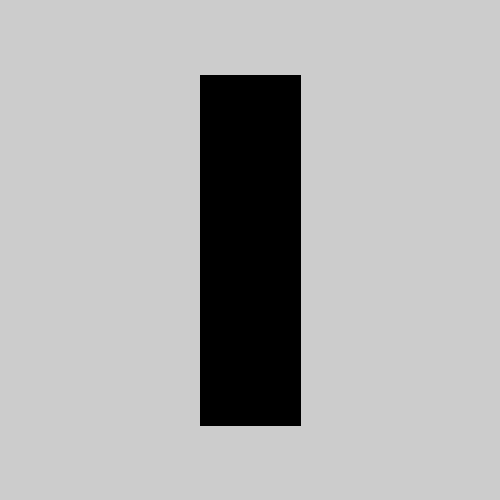
Frame 1 (no input)
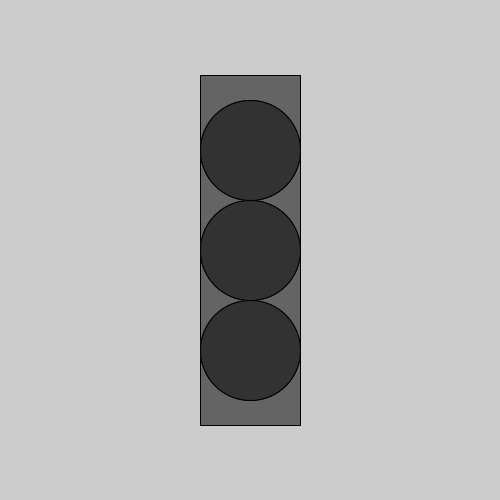
Frame 60 (the mouse pressed at the canvas centre just before this capture)
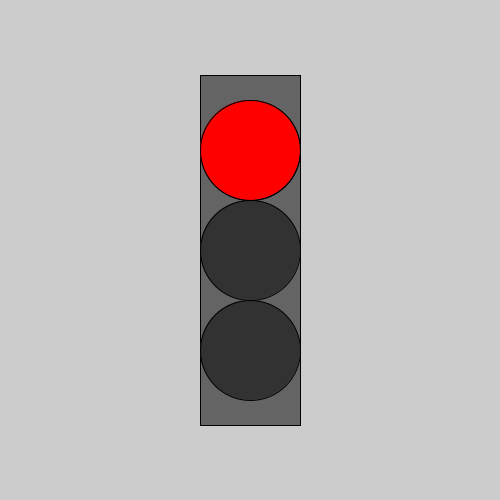
Frame 120 (the mouse held since frame 60 and released just before this capture)

The Processing sketch that drew these frames (run headless with seeded random() and noise(); from frame 60 on, the mouse is pressed at the canvas centre):

// Processing sketch: Task3
// ── Task3.pde
int r;
int y;
int g;
int bg;
int off;

void setup(){
  size(500,500);
}
void draw(){
rectMode(CENTER);
fill(bg);
rect(250,250,100,350);
fill(off);
ellipse(250,150,100,100);
fill(off);
ellipse(250,250,100,100);
fill(off);
ellipse(250,350,100,100);

if (frameCount > 100 && frameCount < 150){
fill(r);
ellipse(250,150,100,100);
} else if (frameCount > 175 && frameCount < 225){
fill(y);
ellipse(250,250,100,100);
} else if (frameCount > 250 && frameCount < 300){
fill(g);
ellipse(250,350,100,100);
} else {
  fill(off);
ellipse(250,150,100,100);
fill(off);
ellipse(250,250,100,100);
fill(off);
ellipse(250,350,100,100);
}
  
println(frameCount);
r = color(255,0,0);
y = color(255,150,0);
g = color(0,255,0);
bg = color(100,100,100);
off = color(50,50,50);
}
